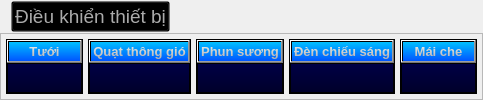
               <widget class="QWidget" name="Bot_ControlPanel">
                <property name="styleSheet">
                 <string notr="true"/>
                </property>
                <layout class="QVBoxLayout" name="verticalLayout_14">
                 <property name="spacing">
                  <number>0</number>
                 </property>
                 <property name="leftMargin">
                  <number>0</number>
                 </property>
                 <property name="topMargin">
                  <number>0</number>
                 </property>
                 <property name="rightMargin">
                  <number>0</number>
                 </property>
                 <property name="bottomMargin">
                  <number>0</number>
                 </property>
                 <item alignment="Qt::AlignLeft|Qt::AlignTop">
                  <widget class="QFrame" name="Bot_ControlPanel_header">
                   <property name="styleSheet">
                    <string notr="true">background-color: rgba(0, 0, 0, 0);</string>
                   </property>
                   <property name="frameShape">
                    <enum>QFrame::StyledPanel</enum>
                   </property>
                   <property name="frameShadow">
                    <enum>QFrame::Raised</enum>
                   </property>
                   <layout class="QVBoxLayout" name="verticalLayout_15">
                    <property name="spacing">
                     <number>0</number>
                    </property>
                    <property name="leftMargin">
                     <number>10</number>
                    </property>
                    <property name="topMargin">
                     <number>0</number>
                    </property>
                    <property name="rightMargin">
                     <number>0</number>
                    </property>
                    <property name="bottomMargin">
                     <number>0</number>
                    </property>
                    <item>
                     <widget class="QPushButton" name="ot_ControlPanel_name">
                      <property name="font">
                       <font>
                        <family>Segoe UI</family>
                        <pointsize>14</pointsize>
                       </font>
                      </property>
                      <property name="styleSheet">
                       <string notr="true">background-color: rgba(0, 0, 0, 0);
color: qlineargradient(spread:pad, x1:1, y1:1, x2:1, y2:0, stop:0 rgba(171, 171, 171, 255), stop:1 rgba(239, 239, 239, 255));</string>
                      </property>
                      <property name="text">
                       <string>Điều khiển thiết bị</string>
                      </property>
                     </widget>
                    </item>
                   </layout>
                  </widget>
                 </item>
                 <item>
                  <widget class="QFrame" name="Bot_ControlPanel_body">
                   <property name="sizePolicy">
                    <sizepolicy hsizetype="Preferred" vsizetype="Expanding">
                     <horstretch>0</horstretch>
                     <verstretch>0</verstretch>
                    </sizepolicy>
                   </property>
                   <property name="frameShape">
                    <enum>QFrame::StyledPanel</enum>
                   </property>
                   <property name="frameShadow">
                    <enum>QFrame::Raised</enum>
                   </property>
                   <layout class="QHBoxLayout" name="horizontalLayout_3">
                    <property name="spacing">
                     <number>5</number>
                    </property>
                    <property name="leftMargin">
                     <number>5</number>
                    </property>
                    <property name="topMargin">
                     <number>5</number>
                    </property>
                    <property name="rightMargin">
                     <number>5</number>
                    </property>
                    <property name="bottomMargin">
                     <number>5</number>
                    </property>
                    <item>
                     <widget class="QFrame" name="Bot_Ctrl_frame_1">
                      <property name="styleSheet">
                       <string notr="true">background-color: qlineargradient(spread:pad, x1:1, y1:1, x2:1, y2:0, stop:0 rgba(0, 0, 42, 255), stop:1 rgba(0, 0, 70, 255));</string>
                      </property>
                      <property name="frameShape">
                       <enum>QFrame::StyledPanel</enum>
                      </property>
                      <property name="frameShadow">
                       <enum>QFrame::Raised</enum>
                      </property>
                      <layout class="QVBoxLayout" name="verticalLayout_25">
                       <property name="spacing">
                        <number>0</number>
                       </property>
                       <property name="leftMargin">
                        <number>0</number>
                       </property>
                       <property name="topMargin">
                        <number>0</number>
                       </property>
                       <property name="rightMargin">
                        <number>0</number>
                       </property>
                       <property name="bottomMargin">
                        <number>0</number>
                       </property>
                       <item>
                        <widget class="QPushButton" name="Bot_Ctrl_frame1_header">
                         <property name="font">
                          <font>
                           <family>Segoe UI</family>
                           <pointsize>10</pointsize>
                           <weight>75</weight>
                           <bold>true</bold>
                          </font>
                         </property>
                         <property name="styleSheet">
                          <string notr="true">color: qlineargradient(spread:pad, x1:1, y1:1, x2:1, y2:0, stop:0 rgba(171, 171, 171, 255), stop:1 rgba(239, 239, 239, 255));
background-color: qlineargradient(spread:pad, x1:1, y1:1, x2:1, y2:0, stop:0 rgba(0, 85, 255, 255), stop:1 rgba(0, 192, 255, 255));</string>
                         </property>
                         <property name="text">
                          <string>Tưới</string>
                         </property>
                        </widget>
                       </item>
                       <item>
                        <widget class="QFrame" name="Bot_Ctrl_frame1_body">
                         <property name="frameShape">
                          <enum>QFrame::StyledPanel</enum>
                         </property>
                         <property name="frameShadow">
                          <enum>QFrame::Raised</enum>
                         </property>
                         <widget class="QLabel" name="label_6">
                          <property name="geometry">
                           <rect>
                            <x>30</x>
                            <y>70</y>
                            <width>151</width>
                            <height>20</height>
                           </rect>
                          </property>
                          <property name="styleSheet">
                           <string notr="true">color: rgb(255, 255, 255);</string>
                          </property>
                          <property name="text">
                           <string>Công tắc bật tắt bơm tưới</string>
                          </property>
                         </widget>
                         <widget class="QLabel" name="label_10">
                          <property name="geometry">
                           <rect>
                            <x>30</x>
                            <y>100</y>
                            <width>141</width>
                            <height>20</height>
                           </rect>
                          </property>
                          <property name="styleSheet">
                           <string notr="true">color: rgb(255, 255, 255);</string>
                          </property>
                          <property name="text">
                           <string>Cái điều chỉnh mức tưới</string>
                          </property>
                         </widget>
                        </widget>
                       </item>
                      </layout>
                     </widget>
                    </item>
                    <item>
                     <widget class="QFrame" name="Bot_Ctrl_frame_2">
                      <property name="styleSheet">
                       <string notr="true">background-color: qlineargradient(spread:pad, x1:1, y1:1, x2:1, y2:0, stop:0 rgba(0, 0, 42, 255), stop:1 rgba(0, 0, 70, 255));</string>
                      </property>
                      <property name="frameShape">
                       <enum>QFrame::StyledPanel</enum>
                      </property>
                      <property name="frameShadow">
                       <enum>QFrame::Raised</enum>
                      </property>
                      <layout class="QVBoxLayout" name="verticalLayout_26">
                       <property name="spacing">
                        <number>0</number>
                       </property>
                       <property name="leftMargin">
                        <number>0</number>
                       </property>
                       <property name="topMargin">
                        <number>0</number>
                       </property>
                       <property name="rightMargin">
                        <number>0</number>
                       </property>
                       <property name="bottomMargin">
                        <number>0</number>
                       </property>
                       <item>
                        <widget class="QPushButton" name="Bot_Ctrl_frame2_header">
                         <property name="font">
                          <font>
                           <family>Segoe UI</family>
                           <pointsize>10</pointsize>
                           <weight>75</weight>
                           <bold>true</bold>
                          </font>
                         </property>
                         <property name="styleSheet">
                          <string notr="true">color: qlineargradient(spread:pad, x1:1, y1:1, x2:1, y2:0, stop:0 rgba(171, 171, 171, 255), stop:1 rgba(239, 239, 239, 255));
background-color: qlineargradient(spread:pad, x1:1, y1:1, x2:1, y2:0, stop:0 rgba(0, 85, 255, 255), stop:1 rgba(0, 192, 255, 255));</string>
                         </property>
                         <property name="text">
                          <string>Quạt thông gió</string>
                         </property>
                        </widget>
                       </item>
                       <item>
                        <widget class="QFrame" name="Bot_Ctrl_frame2_body">
                         <property name="frameShape">
                          <enum>QFrame::StyledPanel</enum>
                         </property>
                         <property name="frameShadow">
                          <enum>QFrame::Raised</enum>
                         </property>
                         <widget class="QLabel" name="label_7">
                          <property name="geometry">
                           <rect>
                            <x>40</x>
                            <y>70</y>
                            <width>121</width>
                            <height>20</height>
                           </rect>
                          </property>
                          <property name="styleSheet">
                           <string notr="true">color: rgb(255, 255, 255);</string>
                          </property>
                          <property name="text">
                           <string>Công tắc bật tắt quạt</string>
                          </property>
                         </widget>
                         <widget class="QLabel" name="label_11">
                          <property name="geometry">
                           <rect>
                            <x>30</x>
                            <y>100</y>
                            <width>141</width>
                            <height>20</height>
                           </rect>
                          </property>
                          <property name="styleSheet">
                           <string notr="true">color: rgb(255, 255, 255);</string>
                          </property>
                          <property name="text">
                           <string>Cái điều chỉnh mức quạt</string>
                          </property>
                         </widget>
                        </widget>
                       </item>
                      </layout>
                     </widget>
                    </item>
                    <item>
                     <widget class="QFrame" name="Bot_Ctrl_frame_3">
                      <property name="styleSheet">
                       <string notr="true">background-color: qlineargradient(spread:pad, x1:1, y1:1, x2:1, y2:0, stop:0 rgba(0, 0, 42, 255), stop:1 rgba(0, 0, 70, 255));</string>
                      </property>
                      <property name="frameShape">
                       <enum>QFrame::StyledPanel</enum>
                      </property>
                      <property name="frameShadow">
                       <enum>QFrame::Raised</enum>
                      </property>
                      <layout class="QVBoxLayout" name="verticalLayout_27">
                       <property name="spacing">
                        <number>0</number>
                       </property>
                       <property name="leftMargin">
                        <number>0</number>
                       </property>
                       <property name="topMargin">
                        <number>0</number>
                       </property>
                       <property name="rightMargin">
                        <number>0</number>
                       </property>
                       <property name="bottomMargin">
                        <number>0</number>
                       </property>
                       <item>
                        <widget class="QPushButton" name="Bot_Ctrl_frame3_header">
                         <property name="font">
                          <font>
                           <family>Segoe UI</family>
                           <pointsize>10</pointsize>
                           <weight>75</weight>
                           <bold>true</bold>
                          </font>
                         </property>
                         <property name="styleSheet">
                          <string notr="true">color: qlineargradient(spread:pad, x1:1, y1:1, x2:1, y2:0, stop:0 rgba(171, 171, 171, 255), stop:1 rgba(239, 239, 239, 255));
background-color: qlineargradient(spread:pad, x1:1, y1:1, x2:1, y2:0, stop:0 rgba(0, 85, 255, 255), stop:1 rgba(0, 192, 255, 255));</string>
                         </property>
                         <property name="text">
                          <string>Phun sương</string>
                         </property>
                        </widget>
                       </item>
                       <item>
                        <widget class="QFrame" name="Bot_Ctrl_frame3_body">
                         <property name="frameShape">
                          <enum>QFrame::StyledPanel</enum>
                         </property>
                         <property name="frameShadow">
                          <enum>QFrame::Raised</enum>
                         </property>
                         <widget class="QLabel" name="label_8">
                          <property name="geometry">
                           <rect>
                            <x>20</x>
                            <y>70</y>
                            <width>161</width>
                            <height>20</height>
                           </rect>
                          </property>
                          <property name="styleSheet">
                           <string notr="true">color: rgb(255, 255, 255);</string>
                          </property>
                          <property name="text">
                           <string>Công tắc bật tắt phun sương</string>
                          </property>
                         </widget>
                         <widget class="QLabel" name="label_12">
                          <property name="geometry">
                           <rect>
                            <x>30</x>
                            <y>100</y>
                            <width>141</width>
                            <height>20</height>
                           </rect>
                          </property>
                          <property name="styleSheet">
                           <string notr="true">color: rgb(255, 255, 255);</string>
                          </property>
                          <property name="text">
                           <string>Cái điều chỉnh mức phun</string>
                          </property>
                         </widget>
                        </widget>
                       </item>
                      </layout>
                     </widget>
                    </item>
                    <item>
                     <widget class="QFrame" name="Bot_Ctrl_frame_4">
                      <property name="styleSheet">
                       <string notr="true">background-color: qlineargradient(spread:pad, x1:1, y1:1, x2:1, y2:0, stop:0 rgba(0, 0, 42, 255), stop:1 rgba(0, 0, 70, 255));</string>
                      </property>
                      <property name="frameShape">
                       <enum>QFrame::StyledPanel</enum>
                      </property>
                      <property name="frameShadow">
                       <enum>QFrame::Raised</enum>
                      </property>
                      <layout class="QVBoxLayout" name="verticalLayout_28">
                       <property name="spacing">
                        <number>0</number>
                       </property>
                       <property name="leftMargin">
                        <number>0</number>
                       </property>
                       <property name="topMargin">
                        <number>0</number>
                       </property>
                       <property name="rightMargin">
                        <number>0</number>
                       </property>
                       <property name="bottomMargin">
                        <number>0</number>
                       </property>
                       <item>
                        <widget class="QPushButton" name="Bot_Ctrl_frame4_header">
                         <property name="font">
                          <font>
                           <family>Segoe UI</family>
                           <pointsize>10</pointsize>
                           <weight>75</weight>
                           <bold>true</bold>
                          </font>
                         </property>
                         <property name="styleSheet">
                          <string notr="true">color: qlineargradient(spread:pad, x1:1, y1:1, x2:1, y2:0, stop:0 rgba(171, 171, 171, 255), stop:1 rgba(239, 239, 239, 255));
background-color: qlineargradient(spread:pad, x1:1, y1:1, x2:1, y2:0, stop:0 rgba(0, 85, 255, 255), stop:1 rgba(0, 192, 255, 255));</string>
                         </property>
                         <property name="text">
                          <string>Đèn chiếu sáng</string>
                         </property>
                        </widget>
                       </item>
                       <item>
                        <widget class="QFrame" name="Bot_Ctrl_frame4_body">
                         <property name="frameShape">
                          <enum>QFrame::StyledPanel</enum>
                         </property>
                         <property name="frameShadow">
                          <enum>QFrame::Raised</enum>
                         </property>
                         <widget class="QLabel" name="label_9">
                          <property name="geometry">
                           <rect>
                            <x>40</x>
                            <y>70</y>
                            <width>121</width>
                            <height>20</height>
                           </rect>
                          </property>
                          <property name="styleSheet">
                           <string notr="true">color: rgb(255, 255, 255);</string>
                          </property>
                          <property name="text">
                           <string>Công tắc bật tắt đèn</string>
                          </property>
                         </widget>
                         <widget class="QLabel" name="label_13">
                          <property name="geometry">
                           <rect>
                            <x>20</x>
                            <y>100</y>
                            <width>171</width>
                            <height>20</height>
                           </rect>
                          </property>
                          <property name="styleSheet">
                           <string notr="true">color: rgb(255, 255, 255);</string>
                          </property>
                          <property name="text">
                           <string>Cái điều chỉnh mức độ sáng</string>
                          </property>
                         </widget>
                        </widget>
                       </item>
                      </layout>
                     </widget>
                    </item>
                    <item>
                     <widget class="QFrame" name="Bot_Ctrl_frame_5">
                      <property name="styleSheet">
                       <string notr="true">background-color: qlineargradient(spread:pad, x1:1, y1:1, x2:1, y2:0, stop:0 rgba(0, 0, 42, 255), stop:1 rgba(0, 0, 70, 255));</string>
                      </property>
                      <property name="frameShape">
                       <enum>QFrame::StyledPanel</enum>
                      </property>
                      <property name="frameShadow">
                       <enum>QFrame::Raised</enum>
                      </property>
                      <layout class="QVBoxLayout" name="verticalLayout_29">
                       <property name="spacing">
                        <number>0</number>
                       </property>
                       <property name="leftMargin">
                        <number>0</number>
                       </property>
                       <property name="topMargin">
                        <number>0</number>
                       </property>
                       <property name="rightMargin">
                        <number>0</number>
                       </property>
                       <property name="bottomMargin">
                        <number>0</number>
                       </property>
                       <item>
                        <widget class="QPushButton" name="Bot_Ctrl_frame5_header">
                         <property name="font">
                          <font>
                           <family>Segoe UI</family>
                           <pointsize>10</pointsize>
                           <weight>75</weight>
                           <bold>true</bold>
                          </font>
                         </property>
                         <property name="styleSheet">
                          <string notr="true">color: qlineargradient(spread:pad, x1:1, y1:1, x2:1, y2:0, stop:0 rgba(171, 171, 171, 255), stop:1 rgba(239, 239, 239, 255));
background-color: qlineargradient(spread:pad, x1:1, y1:1, x2:1, y2:0, stop:0 rgba(0, 85, 255, 255), stop:1 rgba(0, 192, 255, 255));</string>
                         </property>
                         <property name="text">
                          <string>Mái che</string>
                         </property>
                        </widget>
                       </item>
                       <item>
                        <widget class="QFrame" name="Bot_Ctrl_frame5_body">
                         <property name="frameShape">
                          <enum>QFrame::StyledPanel</enum>
                         </property>
                         <property name="frameShadow">
                          <enum>QFrame::Raised</enum>
                         </property>
                         <widget class="QLabel" name="label_14">
                          <property name="geometry">
                           <rect>
                            <x>30</x>
                            <y>90</y>
                            <width>161</width>
                            <height>20</height>
                           </rect>
                          </property>
                          <property name="styleSheet">
                           <string notr="true">color: rgb(255, 255, 255);</string>
                          </property>
                          <property name="text">
                           <string>Cái điều chỉnh mức độ sáng</string>
                          </property>
                         </widget>
                         <widget class="QLabel" name="label_15">
                          <property name="geometry">
                           <rect>
                            <x>50</x>
                            <y>70</y>
                            <width>121</width>
                            <height>20</height>
                           </rect>
                          </property>
                          <property name="styleSheet">
                           <string notr="true">color: rgb(255, 255, 255);</string>
                          </property>
                          <property name="text">
                           <string>Công tắc bật tắt đèn</string>
                          </property>
                         </widget>
                        </widget>
                       </item>
                      </layout>
                     </widget>
                    </item>
                   </layout>
                  </widget>
                 </item>
                </layout>
               </widget>
